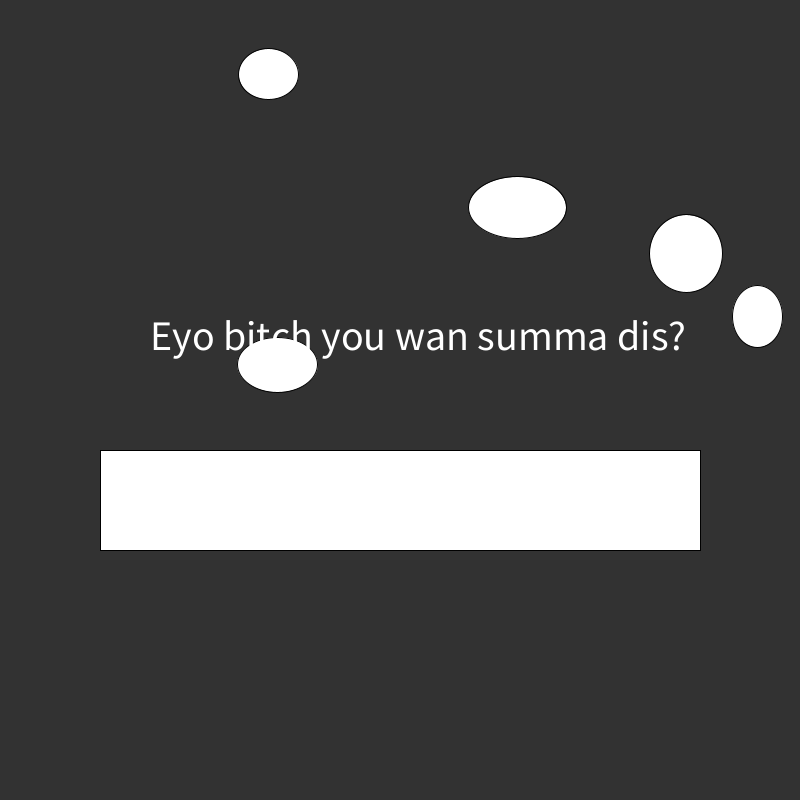
Frame 1 (no input)
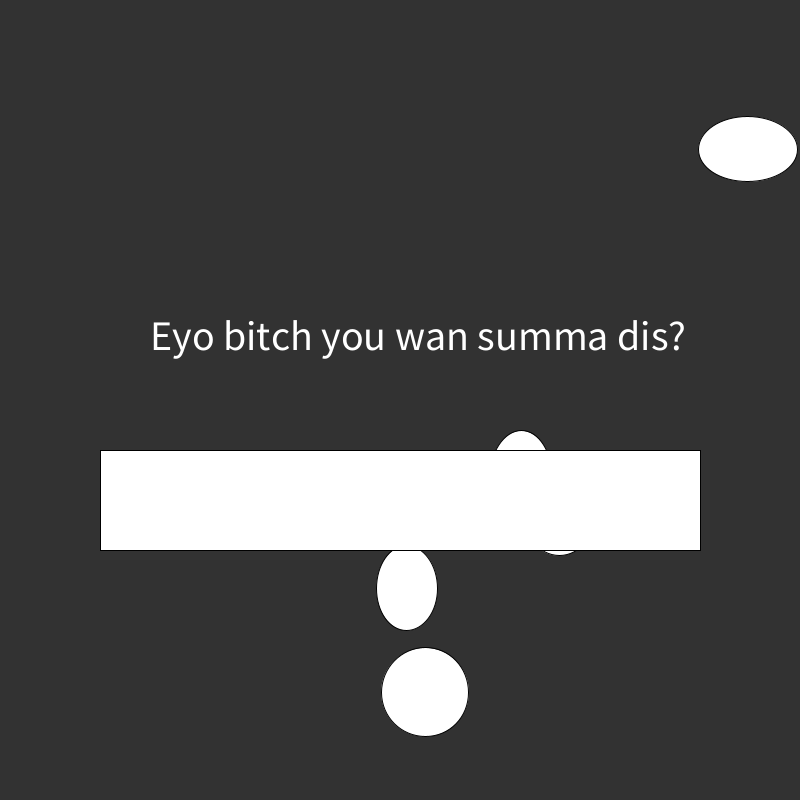
Frame 60 (the mouse pressed at the canvas centre just before this capture)
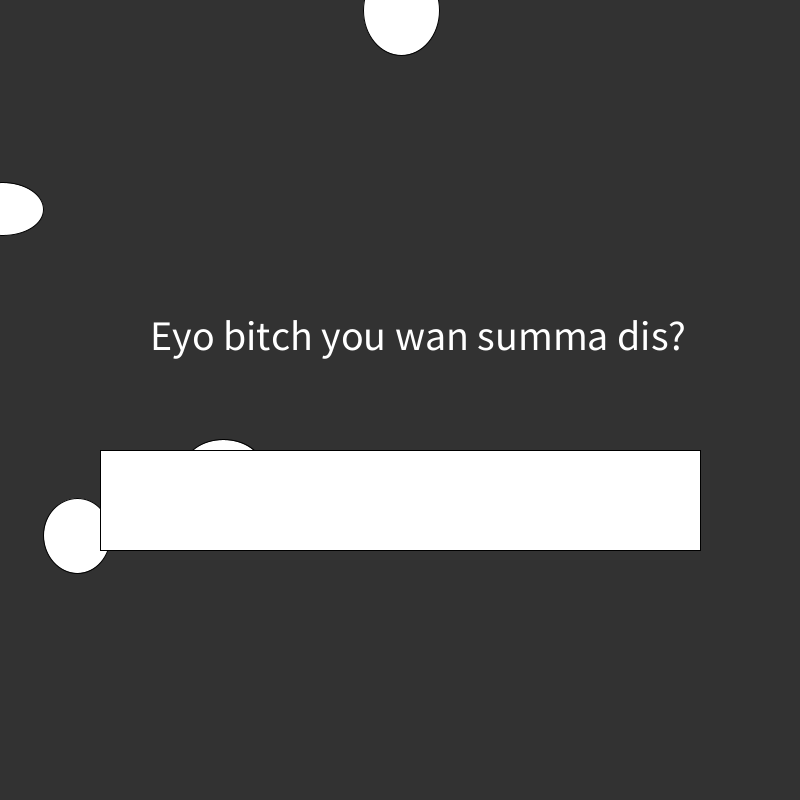
Frame 120 (the mouse held since frame 60 and released just before this capture)

The Processing sketch that drew these frames (run headless with seeded random() and noise(); from frame 60 on, the mouse is pressed at the canvas centre):

// Processing sketch: miniGame
// ── miniGame.pde
int stateofgame;
float rectx, recty, playerx, playery;
String menu;
float speed = 0;
float gravity = 0.75;































void setup(){
  stateofgame = 0;
  rectx = 100;
  recty = 450;
  menu = "Eyo bitch you wan summa dis?";
  playerx = 100;
  playery = 100;
  size(800, 800);
}



























void draw(){
  //println(stateofgame);
  runmenu(); 
  rungame();
}





















void runmenu(){
  if (stateofgame == 0){
    background(50);
    ellipse(random(width), random(height), random(50, 100), random(50, 100));
    ellipse(random(width), random(height), random(50, 100), random(50, 100));
    ellipse(random(width), random(height), random(50, 100), random(50, 100));
    ellipse(random(width), random(height), random(50, 100), random(50, 100));
    ellipse(random(width), random(height), random(50, 100), random(50, 100));
    rect(rectx, recty, 600, 100);
    textSize(42);
    text(menu, 150, 350);
    buttonpressing();
  }
}



void buttonpressing(){
  if (stateofgame == 0){
    if ((mouseX > rectx) && (mouseX < 700) && (mouseY > recty) && (mouseY < 550)){
      if (mousePressed == true){
        stateofgame = 1;
      }
    }
  }
}



void rungame(){
  if (stateofgame == 1){
    background(40, 240, 255);
    ellipseMode(CENTER);
    fill(255, 255, 40);
    ellipse(0, 0, 150, 150);
    fill(135, 60, 0);
    noStroke();
    rect(0, 700, width, 100);
    fill(255);
    rect(playerx, playery, 100, 100);
    //jump();
  }
}
    
    
//void jump(){
//  if ((key == 'm') || (key == 'M')){
//    playery = playery + speed;
//    speed = speed + gravity;
//    if (playery > height - 100){
//    //  speed = speed * -0.95;
//      playery = playery - speed;
//      speed = speed - gravity;
//    }
//  }
//}
    
void makeenemies(){
}
